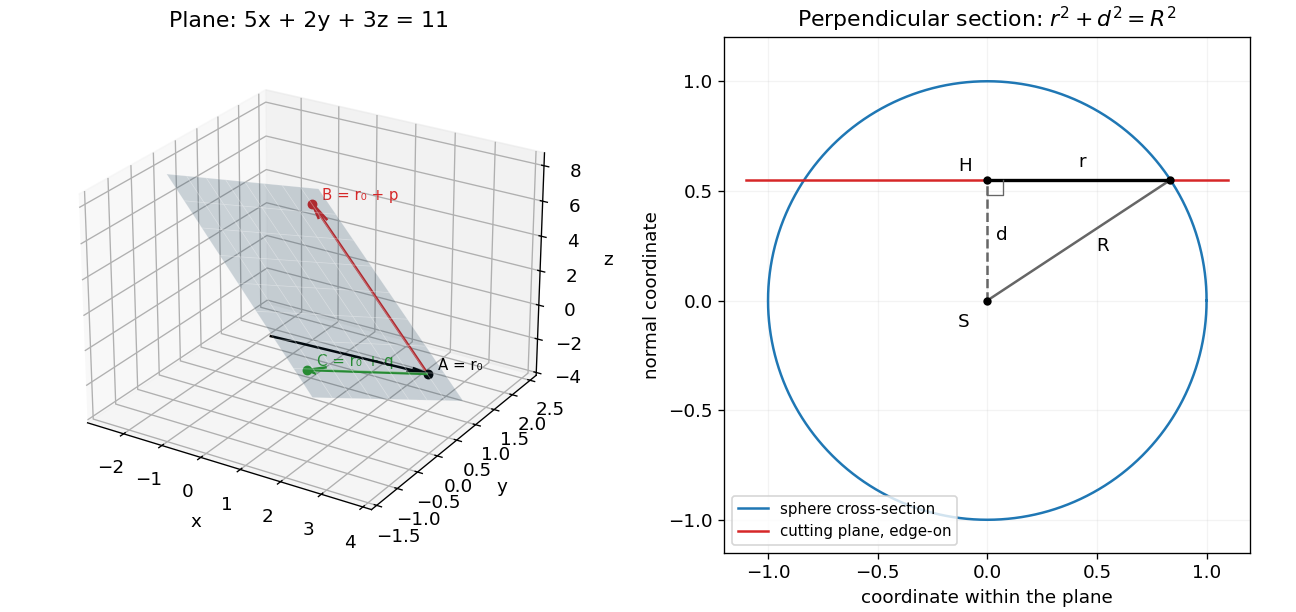

The Python source for this figure:
"""Original affine-plane and sphere-section geometry. Python 3.14, NumPy, Matplotlib."""
from pathlib import Path
import numpy as np
import matplotlib
matplotlib.use('Agg')
import matplotlib.pyplot as plt
plt.rcParams.update({'font.size':11,'figure.facecolor':'white','savefig.facecolor':'white'})
fig=plt.figure(figsize=(10.8,5.1),layout='constrained');ax=fig.add_subplot(121,projection='3d');bx=fig.add_subplot(122)
a=np.array([3,1,-2]);p=np.array([-4,1,6]);q=np.array([-1,-2,3]);s,t=np.meshgrid(np.linspace(-.15,1.1,9),np.linspace(-.15,1.1,9));r=a[:,None,None]+p[:,None,None]*s+q[:,None,None]*t
ax.plot_surface(*r,alpha=.2,color='tab:blue',edgecolor='white',linewidth=.5)
ax.quiver(0,0,0,*a,color='black',arrow_length_ratio=.12);ax.quiver(*a,*p,color='tab:red',arrow_length_ratio=.1);ax.quiver(*a,*q,color='tab:green',arrow_length_ratio=.12)
for point,label,color in [(a,'A = r₀','black'),(a+p,'B = r₀ + p','tab:red'),(a+q,'C = r₀ + q','tab:green')]:ax.scatter(*point,color=color,s=24);ax.text(*(point+np.array([.15,.1,.15])),label,color=color,fontsize=9)
ax.set(xlabel='x',ylabel='y',zlabel='z',title='Plane: 5x + 2y + 3z = 11');ax.view_init(elev=25,azim=-58)
u=np.linspace(0,2*np.pi,1001);d=.55;rad=np.sqrt(1-d*d)
bx.plot(np.cos(u),np.sin(u),color='tab:blue',label='sphere cross-section');bx.plot([-1.1,1.1],[d,d],color='tab:red',label='cutting plane, edge-on')
bx.plot([0,rad],[0,d],color='.4');bx.plot([0,0],[0,d],'--',color='.4');bx.plot([0,rad],[d,d],color='black',lw=2);bx.plot([0,0,rad],[0,d,d],'o',color='black',ms=4)
bx.text(-.08,-.12,'S',ha='right');bx.text(-.07,d+.04,'H',ha='right');bx.text(.04,d/2,'d');bx.text(rad/2,d+.06,'r');bx.text(rad/2+.08,d/2-.05,'R')
bx.plot([0,.07,.07],[d-.07,d-.07,d],color='.4',lw=.8);bx.set(xlabel='coordinate within the plane',ylabel='normal coordinate',xlim=(-1.2,1.2),ylim=(-1.15,1.2),title=r'Perpendicular section: $r^2+d^2=R^2$');bx.set_aspect('equal');bx.legend(fontsize=9,loc='lower left');bx.grid(alpha=.15)
fig.savefig(Path.cwd()/Path(__file__).with_suffix('.png').name,dpi=120,facecolor='white',transparent=False);plt.close(fig)
